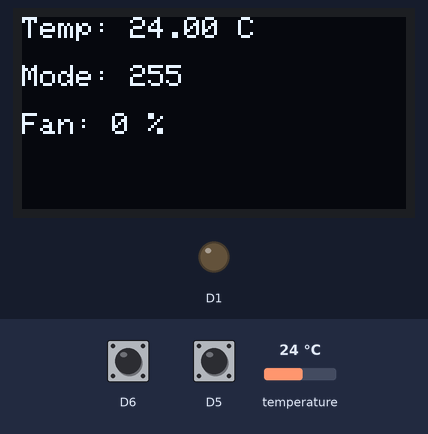
This sketch was run on a simulated ESP8266 (NodeMCU). On the bench: 128×64 one-colour display, output pins drawn as LEDs (lit = HIGH). The inputs (shaded band) are chosen by the test bench; at power-on: D6 HIGH, D5 HIGH, temperature 24 °C. EEPROM starts erased.

Above: at 2.4 s.
2.5 s: D6 pulled LOW for 2.1 s
At 4.9 s:
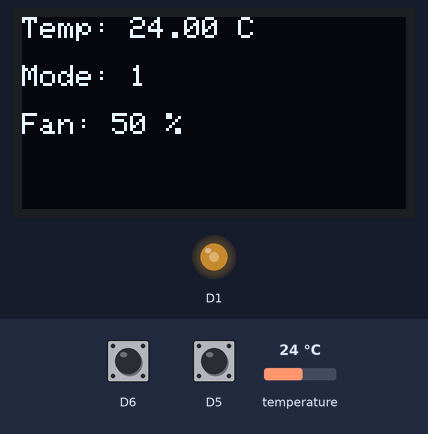
6.1 s: D5 pulled LOW for 2.1 s
At 8.3 s:
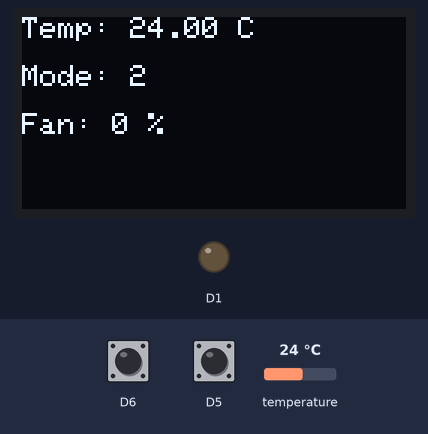
9.7 s: temperature set to 29.3 °C
At 11.7 s:
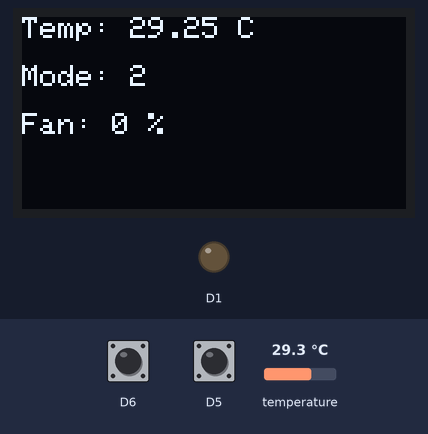
12.3 s: temperature set to 30.5 °C
At 14.0 s:
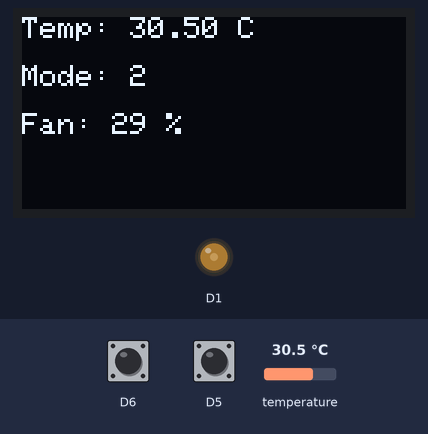
14.7 s: temperature set to 41 °C
At 17.4 s:
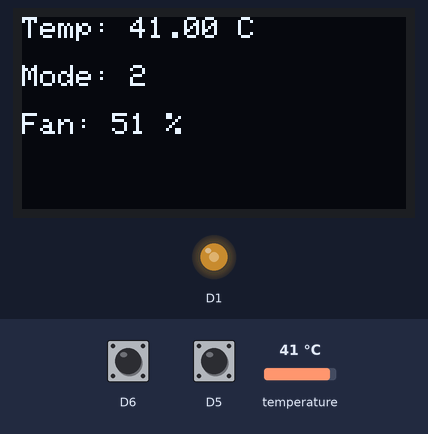
17.7 s: D6 pulled LOW for 2.1 s
At 20.8 s:
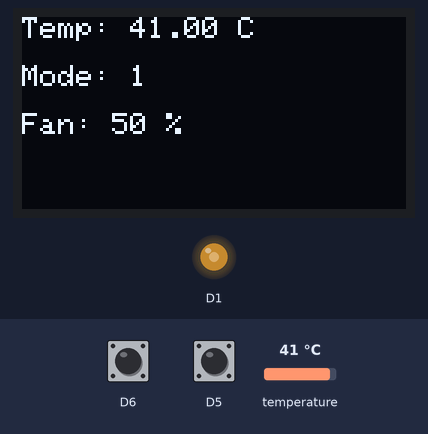
Timing chart, 0 to 22.3 s (numbered marks = the images above; inputs shaded):
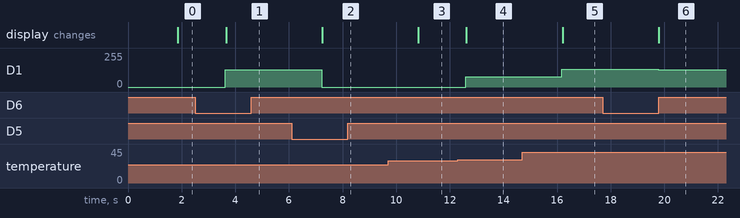

Measured:
- the behaviour switches between 29.9 and 30 °C on temperature (found by bisection; images 3 and 4)
- after the input at 2.5 s, D1: 0/255 → 128/255 after 1.1 s; the display: changes after 1.2 s (image 1)
- after the input at 6.1 s, D1: 128/255 → 0/255 after 1.1 s; the display: changes after 1.1 s (image 2)
- after the input at 9.7 s, the display: changes after 1.1 s (image 3)
- after the input at 12.3 s, D1: 0/255 → 76/255 after 0.30 s; the display: changes after 0.32 s (image 4)
- after the input at 14.7 s, D1: 76/255 → 132/255 after 1.5 s; the display: changes after 1.5 s (image 5)
- after the input at 17.7 s, D1: 132/255 → 128/255 after 2.1 s; the display: changes after 2.1 s (image 6)

The sketch:

SmartTempControl_ESP8266.ino
```cpp
#include "src/TemperatureSensor.h"
#include "src/FanController.h"
#include "src/OLEDDisplay.h"
#include "src/EEPROMManager.h"
#include "src/ButtonHandler.h"
#include "src/ModeManager.h"

TemperatureSensor tempSensor;
FanController fan;
OLEDDisplay display;
EEPROMManager eeprom;
ButtonHandler buttons;
ModeManager modes;

void setup() {
  Serial.begin(115200);
  eeprom.begin();
  modes.setEEPROM(&eeprom);
  tempSensor.begin();
  fan.begin();
  display.begin();
  buttons.begin();
  modes.loadMode();
  display.showWelcome();
}

void loop() {
  buttons.read();
  modes.update(buttons);
  float temperature = tempSensor.read();
  fan.control(temperature, modes.getCurrentMode());
  display.update(temperature, modes.getCurrentMode(), fan.getSpeed());
  delay(1000);
}
```

ButtonHandler.cpp
```cpp
#include "ButtonHandler.h"
#include <Arduino.h>

void ButtonHandler::begin() {
  pinMode(D5, INPUT_PULLUP);
  pinMode(D6, INPUT_PULLUP);
}

void ButtonHandler::read() {}

bool ButtonHandler::isPressed(int pin) {
  return digitalRead(pin) == LOW;
}
```

ButtonHandler.h
```cpp
#pragma once
#include <functional>

class ButtonHandler {
public:
  void begin();
  void read();
  bool isPressed(int pin);
};
```

EEPROMManager.cpp
```cpp
#include "EEPROMManager.h"
#include <EEPROM.h>

void EEPROMManager::begin() {
  EEPROM.begin(512);
}

void EEPROMManager::saveMode(int mode) {
  EEPROM.write(0, mode);
  EEPROM.commit();
}

int EEPROMManager::loadMode() {
  return EEPROM.read(0);
}
```

EEPROMManager.h
```cpp
#pragma once

class EEPROMManager {
public:
  void begin();
  void saveMode(int mode);
  int loadMode();
};
```

FanController.cpp
```cpp
#include "FanController.h"
#include <Arduino.h>

void FanController::begin() {
  pinMode(D1, OUTPUT);
  analogWriteFreq(25000);
  analogWrite(D1, 0);
}

void FanController::control(float temperature, Mode mode) {
  if (mode == MODE_OFF) pwmValue = 0;
  else if (mode == MODE_MANUAL) pwmValue = 128;
  else if (mode == MODE_AUTO) {
    if (temperature < 30.0f) pwmValue = 0;
    else if (temperature < 50.0f) pwmValue = map(temperature, 30, 50, 76, 178);
    else pwmValue = 255;
  }
  analogWrite(D1, pwmValue);
}

int FanController::getSpeed() const {
  return pwmValue;
}
```

FanController.h
```cpp
#pragma once
#include "ModeManager.h"

class FanController {
public:
  void begin();
  void control(float temperature, Mode mode);
  int getSpeed() const;
private:
  int pwmValue = 0;
};
```

ModeManager.cpp
```cpp
#include "ModeManager.h"
#include "ButtonHandler.h"
#include <Arduino.h>

void ModeManager::setEEPROM(EEPROMManager* e) {
  eeprom = e;
}

void ModeManager::loadMode() {
  currentMode = (Mode)eeprom->loadMode();
}

void ModeManager::update(ButtonHandler& buttons) {
  if (buttons.isPressed(D5)) currentMode = MODE_AUTO;
  if (buttons.isPressed(D6)) currentMode = MODE_MANUAL;
  eeprom->saveMode(currentMode);
}

Mode ModeManager::getCurrentMode() const {
  return currentMode;
}
```

ModeManager.h
```cpp
#pragma once
#include "EEPROMManager.h"
#include "ButtonHandler.h"

enum Mode { MODE_OFF, MODE_MANUAL, MODE_AUTO };

class ModeManager {
public:
  void setEEPROM(EEPROMManager* e);
  void loadMode();
  void update(ButtonHandler& buttons);
  Mode getCurrentMode() const;
private:
  EEPROMManager* eeprom;
  Mode currentMode = MODE_AUTO;
};
```

OLEDDisplay.cpp
```cpp
#include "OLEDDisplay.h"
#include <Wire.h>
#include <Adafruit_GFX.h>
#include <Adafruit_SSD1306.h>

static Adafruit_SSD1306 oled(128, 64, &Wire);

void OLEDDisplay::begin() {
  oled.begin(SSD1306_SWITCHCAPVCC, 0x3C);
}

void OLEDDisplay::showWelcome() {
  oled.clearDisplay();
  oled.setTextSize(2);
  oled.setTextColor(SSD1306_WHITE);
  oled.setCursor(0, 0);
  oled.print("TempControl");
  oled.display();
  delay(1000);
}

void OLEDDisplay::update(float temperature, Mode mode, int fanSpeed) {
  oled.clearDisplay();
  oled.setTextSize(1);
  oled.setCursor(0, 0);
  oled.print("Temp: ");
  oled.print(temperature);
  oled.print(" C");
  oled.setCursor(0, 16);
  oled.print("Mode: ");
  oled.print(mode);
  oled.setCursor(0, 32);
  oled.print("Fan: ");
  oled.print(fanSpeed * 100 / 255);
  oled.print(" %");
  oled.display();
}
```

OLEDDisplay.h
```cpp
#pragma once
#include "ModeManager.h"

class OLEDDisplay {
public:
  void begin();
  void showWelcome();
  void update(float temperature, Mode mode, int fanSpeed);
};
```

TemperatureSensor.cpp
```cpp
#include "TemperatureSensor.h"
#include <OneWire.h>
#include <DallasTemperature.h>

static OneWire oneWire(D2);
static DallasTemperature sensors(&oneWire);

void TemperatureSensor::begin() {
  sensors.begin();
}

float TemperatureSensor::read() {
  sensors.requestTemperatures();
  return sensors.getTempCByIndex(0);
}
```

TemperatureSensor.h
```cpp
#pragma once

class TemperatureSensor {
public:
  void begin();
  float read();
};
```
